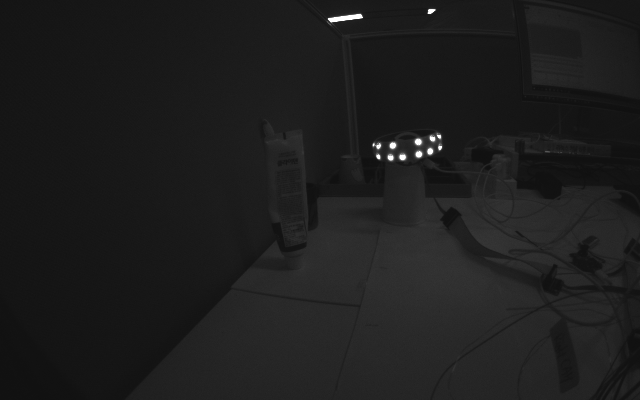
#> input picture sync_test/40cm_1/80us/CAM0_2643939471749.bmp, 640 x 400 px, found by its file name
$ python gaussian_sharpness.py   (older library calls are emulated)
#> lines starting #> are read from the running program, lines starting #| are printed output that depends on the picture; after the words box and inside, x2 and y2 are one past the last pixel; in counts of white or black regions, pixels touching at a corner belong together
import cv2
import os
import numpy as np
from PIL import Image

def increase_grayscale_sharpness(image):
    # Convert the image to grayscale
    # gray = cv2.cvtColor(image, cv2.COLOR_BGR2GRAY)

    # Apply a sharpening filter to the grayscale image
    kernel = np.array([[-1,-1,-1], [-1,10,-1], [-1,-1,-1]])
    sharpened = cv2.filter2D(image, -1, kernel)
    cv2.imshow('filtered', sharpened)
    cv2.waitKey(0)
    # Add the sharpened image back to the original grayscale image
    sharpened = cv2.addWeighted(image, 1.5, sharpened, -0.5, 0)

    # Normalize the resulting image to ensure that pixel values are between 0 and 255
    sharpened = cv2.normalize(sharpened, None, 0, 255, cv2.NORM_MINMAX, cv2.CV_8UC1)

    return sharpened

PATH = os.getcwd()
print('path', PATH)
CAP_PROP_FRAME_WIDTH = 1280
CAP_PROP_FRAME_HEIGHT = 960

# Read the image file
img = cv2.imread('./TEST_APP/sync_test/40cm_1/80us/CAM0_2643939471749.bmp')
#> img is the input picture: shape (400, 640, 3); min 16, max 255, mean 29.7
img = cv2.resize(img, (CAP_PROP_FRAME_WIDTH, CAP_PROP_FRAME_HEIGHT))
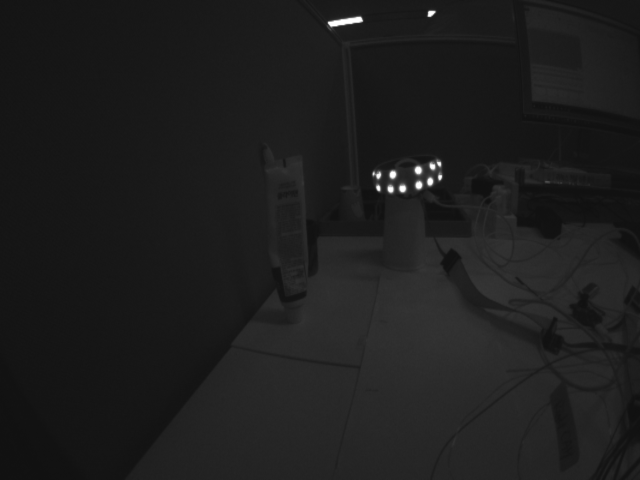
#> img: shape (960, 1280, 3) (shown at 1/2 size); min 16, max 255, mean 29.6

# Convert to Pillow image
pillow_image = Image.fromarray(img)
# Save the image in a different file
pillow_image.save('./TEST_APP/sync_test/40cm_1/50us/CAM0_2643939471749_resize.bmp')

ret, img_contour_binary = cv2.threshold(img, 100, 255, cv2.THRESH_TOZERO)
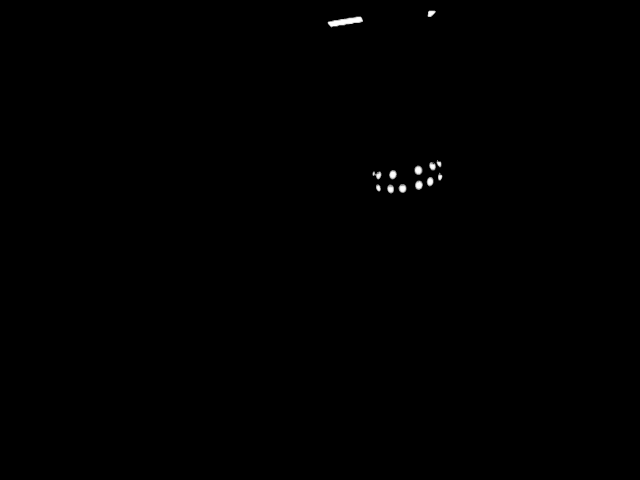
#> img_contour_binary: shape (960, 1280, 3) (shown at 1/2 size); min 0, max 255, mean 0.5
draw_frame = cv2.cvtColor(img_contour_binary, cv2.COLOR_BGR2GRAY)
contours, hierarchy = cv2.findContours(draw_frame, cv2.RETR_EXTERNAL, cv2.CHAIN_APPROX_SIMPLE)
#> contours = 13 contours; largest, box (x1, y1, x2, y2) and area: (655, 33, 726, 55) 790, (829, 331, 845, 350) 224, (830, 361, 846, 380) 216, (797, 368, 813, 386) 206, (778, 340, 794, 359) 204


# Apply Gaussian blur to the image array with a kernel size of 5
from scipy.ndimage import gaussian_filter
blurred = cv2.GaussianBlur(draw_frame, (0, 0), 3)

# Increase the sharpness of the image
sharpened = increase_grayscale_sharpness(blurred)

# Display the original and sharpened images side by side
cv2.imshow('origin', draw_frame)
cv2.imshow('blurred', blurred)
cv2.imshow('Sharpened', sharpened)
cv2.waitKey(0)
cv2.destroyAllWindows()

# [65 lines of commented-out code are left out]
